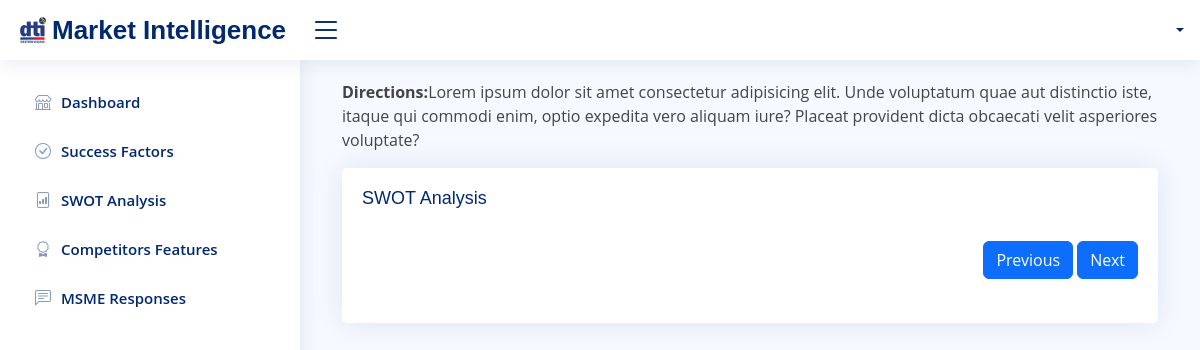
The page /swot-analysis.php (signed in) on the database as committed earlier.
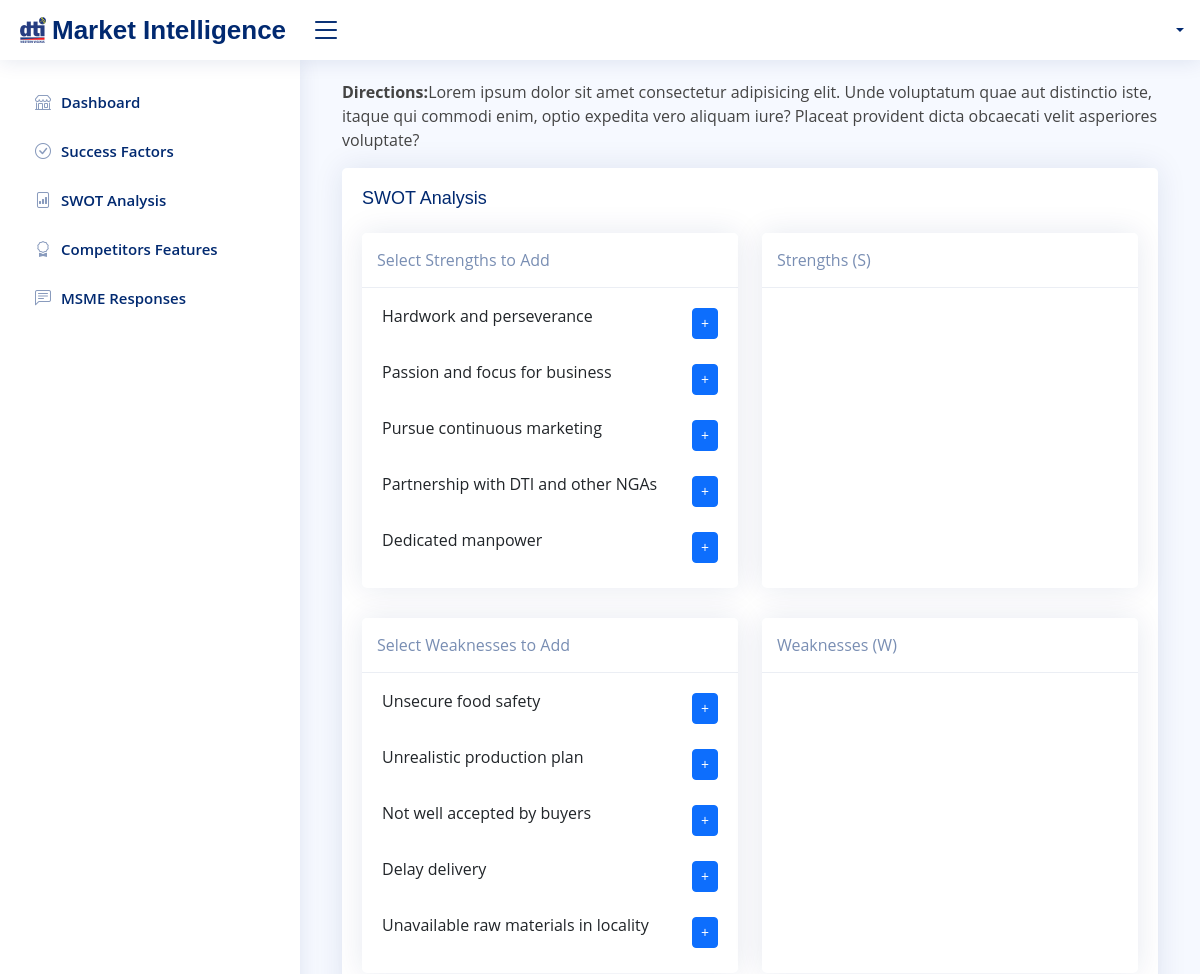
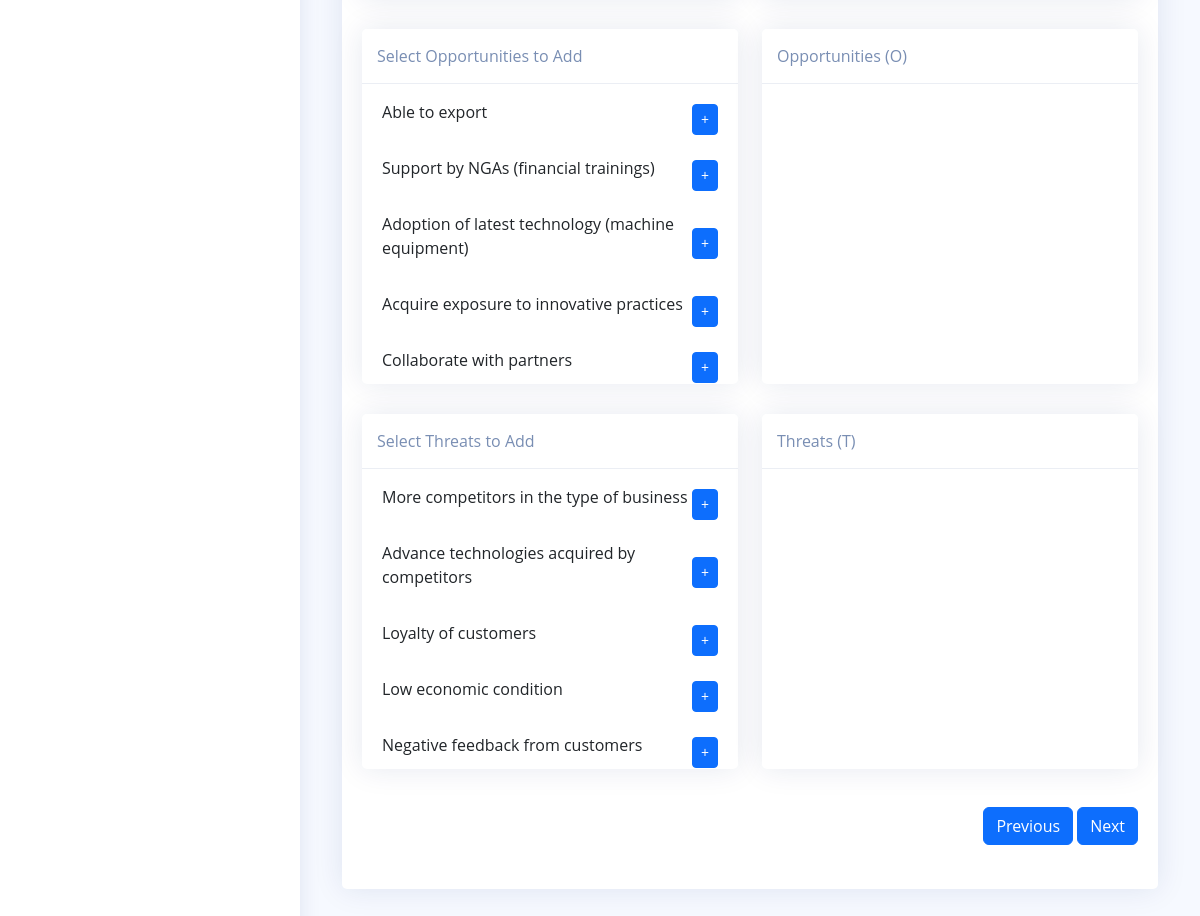
The same page on the database as committed later (2 pictures, top to bottom).
### tables this page shows
CREATE TABLE `swots` (
  `id` int NOT NULL AUTO_INCREMENT,
  `Category` varchar(45) NOT NULL,
  `Name` varchar(255) NOT NULL,
  `Description` text NOT NULL,
  PRIMARY KEY (`id`)
);

### includes/msme_session.php (called while the page is built, shortened)
<?php
require_once 'conn.php';
if (isset($_SESSION['Email'])) {
    $query = "SELECT * FROM `msmes` WHERE `Email`=?";
    $result = $conn->execute_query($query, [$_SESSION['Email']]);
    $acc = $result->fetch_object();
} else {
    if ($page != "MSME") {
        header("Location: msme.php");
    }
}

### swot-analysis.php (the view, shortened to what this page needs)
<?php
$page = "SWOT Analysis";
require_once "includes/msme_session.php";
require_once "components/header.php";
require_once "components/topbar.php";
require_once "components/sidebar.php";
?>
<main id="main" class="main">
  <section class="section container">
    <div class="row">
      <div class="col-lg-12 align-self-center">
        <div>
          <p><strong>Directions:</strong>Lorem ipsum dolor sit amet consectetur adipisicing elit. Unde voluptatum quae aut distinctio iste, itaque qui commodi enim, optio expedita vero aliquam iure? Placeat provident dicta obcaecati velit asperiores voluptate?</p>
        </div>
        <div class="card">
          <div class="card-body">
            <h5 class="card-title"><?= $page ?></h5>
            <div class="row">
              <?php
              $query = "SELECT distinct(`Category`) from `swots`";
              $result = $conn->execute_query($query);
              while ($row = $result->fetch_object()) {
              ?>
                <div class="col-md-6">
                  <div class="card">
                    <div class="card-header d-flex justify-content-between align-items-center">
                      Select <?= $row->Category ?> to Add
                    </div>
                    <div class="card-body" style="height: 300px;overflow-y: scroll;">
                      <ul class="list-group" id="hideList">
                        <?php
                        $query2 = "SELECT * FROM swots WHERE Category = ? AND id NOT IN (SELECT SWOTID FROM assessments WHERE MSMEID = ? AND SWOTID IS NOT NULL)";
                        $result2 = $conn->execute_query($query2, [$row->Category, $acc->id]);
                        while ($row2 = $result2->fetch_object()) {
                        ?>
                          <li class="d-flex justify-content-between align-items-center mt-3">
                            <p title="<?= $row2->Description ?>"><?= $row2->Name ?></p>
                            <button type="button" class="btn btn-sm btn-primary add-swot" data-id="<?= $row2->id ?>" data-msmeid="<?= $acc->id ?>" data-category="<?= $row->Category ?>">+</button>
                          </li>
                        <?php
                        }
                        ?>
                      </ul>
                    </div>
                  </div>
                </div>
                <div class="col-md-6">
                  <div class="card">
                    <div class="card-header d-flex justify-content-between align-items-center">
                      <?= $row->Category ?> (<?= $row->Category[0] ?>)
                    </div>
                    <div class="card-body" style="height: 300px;overflow-y: scroll;">
                    </div>
                  </div>
                </div>
              <?php
              }
              ?>
            </div>
            <div class="mb-3 text-end">
              <a class="btn btn-primary my-2" href="msme.php">Previous</a>
              <a class="btn btn-primary my-2" href="competitors-features.php">Next</a>
            </div>
          </div>
        </div>
      </div>
    </div>
  </section>
</main>
<?php
require_once "components/footer.php";
?>

Rows that differ between the two databases and show on the page:
added swots: Name "Hardwork and perseverance", shown under "Strengths"
added swots: Name "Passion and focus for business", shown under "Strengths"
added swots: Name "Pursue continuous marketing", shown under "Strengths"
added swots: Name "Partnership with DTI and other NGAs", shown under "Strengths"
added swots: Name "Dedicated manpower", shown under "Strengths"
added swots: Name "Unsecure food safety", shown under "Weaknesses"
added swots: Name "Unrealistic production plan", shown under "Weaknesses"
added swots: Name "Not well accepted by buyers", shown under "Weaknesses"
added swots: Name "Delay delivery", shown under "Weaknesses"
added swots: Name "Unavailable raw materials in locality", shown under "Weaknesses"
added swots: Name "Able to export", shown under "Opportunities"
added swots: Name "Support by NGAs (financial trainings)", shown under "Opportunities"
added swots: Name "Adoption of latest technology (machine equipment)", shown under "Opportunities"
added swots: Name "Acquire exposure to innovative practices", shown under "Opportunities"
added swots: Name "Collaborate with partners", shown under "Opportunities"
added swots: Name "More competitors in the type of business", shown under "Threats"
added swots: Name "Advance technologies acquired by competitors", shown under "Threats"
added swots: Name "Loyalty of customers", shown under "Threats"
added swots: Name "Low economic condition", shown under "Threats"
added swots: Name "Negative feedback from customers", shown under "Threats"
Other text that changed with them:
new list line: "Select Strengths to Add Strengths ( S )"
new list line: "Select Weaknesses to Add Weaknesses ( W )"
new list line: "Select Opportunities to Add Opportunities ( O )"
new list line: "Select Threats to Add Threats ( T )"
